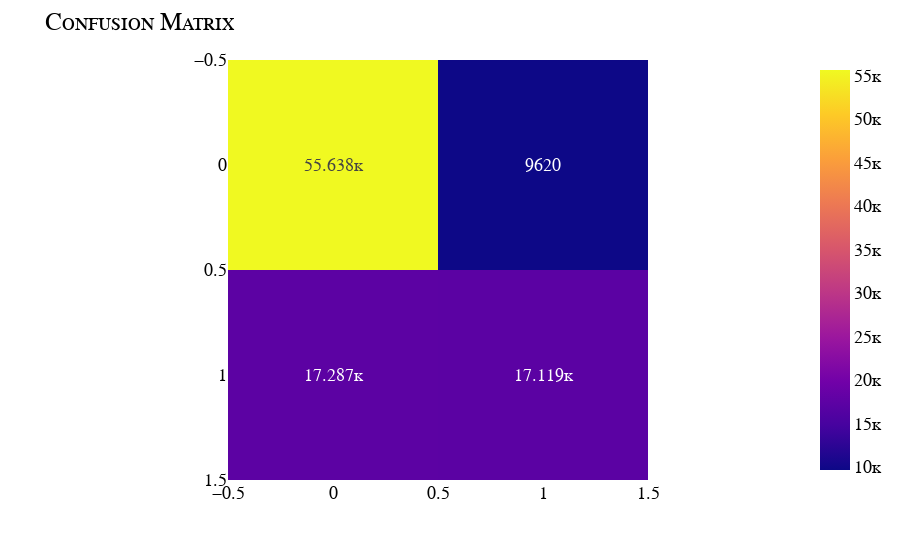

Notebook code for this chart:
### Code cell
preds = rf.predict(X_test)
accuracy = rf.score(X_test, y_test)

print(f"Accuracy: {accuracy*100:.2f}")
print("\nClassification report")
print(classification_report(y_test, preds))

print("\nConfusion Matrix")
cm = confusion_matrix(y_test, preds)
fig = px.imshow(cm, text_auto=True).update_layout(title={"text": "Confusion Matrix"}, font=my_font).show()

accuracy = lightGBM.score(X_test, y_test)
print(f"LightGBM acurracy: {accuracy*100:.2f}")

### Figure 1 — Plotly figure (JSON) as saved in the notebook; plotly's stock layout.template omitted (floating-point values rounded to 4 significant figures)
{"data": [{"coloraxis": "coloraxis", "hovertemplate": "x: %{x}<br>y: %{y}<br>color: %{z}<extra></extra>", "name": "0", "texttemplate": "%{z}", "type": "heatmap", "xaxis": "x", "yaxis": "y", "z": [[55638, 9620], [17287, 17119]]}], "layout": {"coloraxis": {"colorscale": [[0, "#0d0887"], [0.1111, "#46039f"], [0.2222, "#7201a8"], [0.3333, "#9c179e"], [0.4444, "#bd3786"], [0.5556, "#d8576b"], [0.6667, "#ed7953"], [0.7778, "#fb9f3a"], [0.8889, "#fdca26"], [1, "#f0f921"]]}, "font": {"color": "Black", "family": "Courier New, monospace", "size": 18, "variant": "small-caps"}, "margin": {"t": 60}, "title": {"text": "Confusion Matrix"}, "xaxis": {"anchor": "y", "constrain": "domain", "domain": [0, 1], "scaleanchor": "y"}, "yaxis": {"anchor": "x", "autorange": "reversed", "constrain": "domain", "domain": [0, 1]}}}
